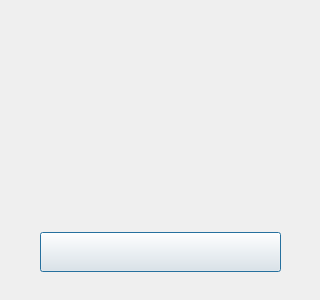
<?xml version="1.0" encoding="UTF-8"?>
<ui version="4.0">
 <class>MainWindow</class>
 <widget class="QDialog" name="MainWindow">
  <property name="geometry">
   <rect>
    <x>0</x>
    <y>0</y>
    <width>320</width>
    <height>300</height>
   </rect>
  </property>
  <property name="windowTitle">
   <string>AirPods for Windows</string>
  </property>
  <widget class="QLabel" name="deviceLabel">
   <property name="geometry">
    <rect>
     <x>10</x>
     <y>39</y>
     <width>300</width>
     <height>32</height>
    </rect>
   </property>
   <property name="toolTipDuration">
    <number>3</number>
   </property>
   <property name="text">
    <string/>
   </property>
   <property name="alignment">
    <set>Qt::AlignCenter</set>
   </property>
  </widget>
  <widget class="QWidget" name="animationContainer" native="true">
   <property name="geometry">
    <rect>
     <x>30</x>
     <y>84</y>
     <width>260</width>
     <height>122</height>
    </rect>
   </property>
   <layout class="QGridLayout" name="layoutAnimation">
    <property name="leftMargin">
     <number>8</number>
    </property>
    <property name="topMargin">
     <number>6</number>
    </property>
    <property name="rightMargin">
     <number>8</number>
    </property>
    <property name="bottomMargin">
     <number>6</number>
    </property>
   </layout>
  </widget>
  <widget class="QWidget" name="caseBatteryContainer">
   <property name="geometry">
    <rect>
     <x>179</x>
     <y>210</y>
     <width>81</width>
     <height>51</height>
    </rect>
   </property>
   <layout class="QHBoxLayout" name="layoutCase"/>
  </widget>
  <widget class="QWidget" name="podsBatteryContainer">
   <property name="geometry">
    <rect>
     <x>40</x>
     <y>210</y>
     <width>141</width>
     <height>51</height>
    </rect>
   </property>
   <layout class="QHBoxLayout" name="horizontalLayout">
    <item>
     <spacer name="horizontalSpacer">
      <property name="orientation">
       <enum>Qt::Horizontal</enum>
      </property>
      <property name="sizeHint" stdset="0">
       <size>
        <width>40</width>
        <height>20</height>
       </size>
      </property>
     </spacer>
    </item>
    <item>
     <layout class="QHBoxLayout" name="layoutPods"/>
    </item>
    <item>
     <spacer name="horizontalSpacer_2">
      <property name="orientation">
       <enum>Qt::Horizontal</enum>
      </property>
      <property name="sizeHint" stdset="0">
       <size>
        <width>40</width>
        <height>20</height>
       </size>
      </property>
     </spacer>
    </item>
   </layout>
  </widget>
  <widget class="QWidget" name="gridLayoutWidget_2">
   <property name="geometry">
    <rect>
     <x>280</x>
     <y>7</y>
     <width>31</width>
     <height>31</height>
    </rect>
   </property>
   <layout class="QGridLayout" name="layoutClose"/>
  </widget>
  <widget class="QPushButton" name="pushButton">
   <property name="geometry">
    <rect>
     <x>40</x>
     <y>232</y>
     <width>241</width>
     <height>40</height>
    </rect>
   </property>
   <property name="text">
    <string/>
   </property>
  </widget>
 </widget>
 <resources/>
 <connections/>
</ui>
